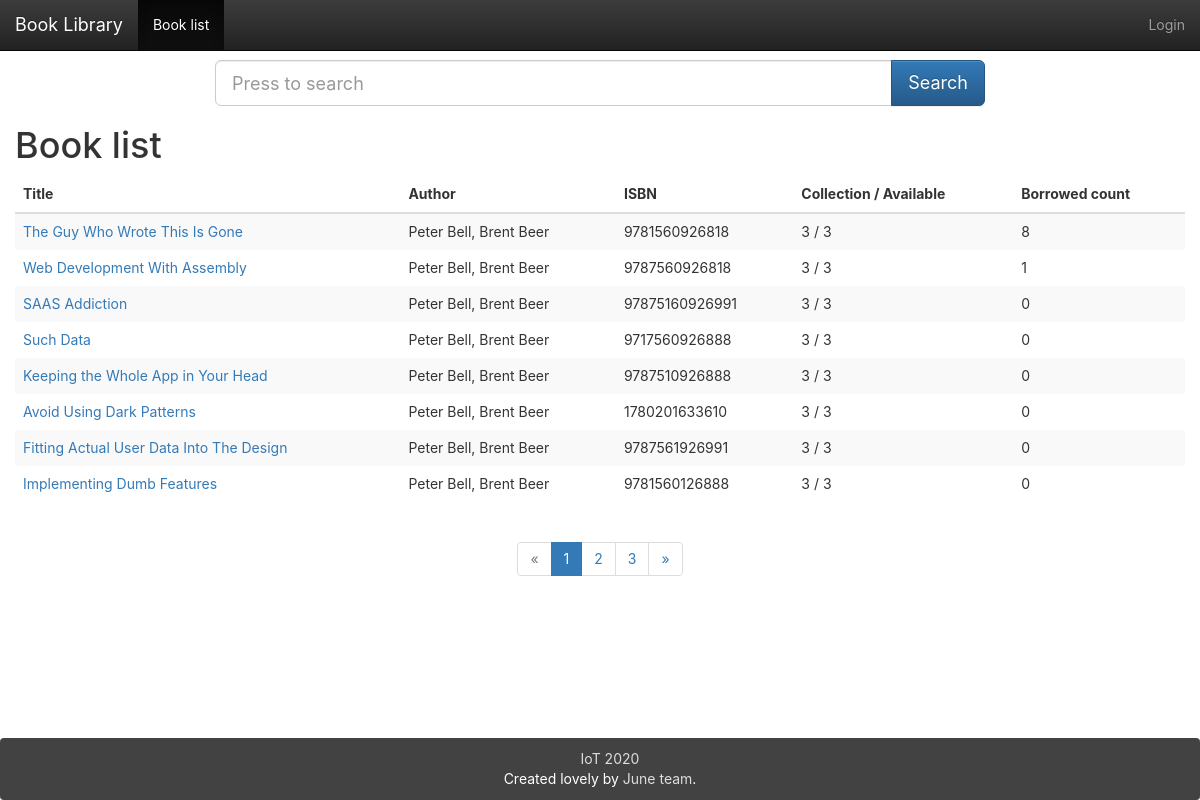
The page /books/ on the database its author committed.
### app/models.py (models this page shows, shortened)
class Book(db.Model):
    __tablename__ = 'books'
    id = db.Column(db.Integer, primary_key=True)
    isbn = db.Column(db.String(16), unique=True)
    title = db.Column(db.String(128))
    origin_title = db.Column(db.String(128))
    subtitle = db.Column(db.String(128))
    author = db.Column(db.String(128))
    translator = db.Column(db.String(64))
    publisher = db.Column(db.String(64))
    image = db.Column(db.String(128))
    pubdate = db.Column(db.String(32))
    pages = db.Column(db.Integer)
    price = db.Column(db.String(16))
    binding = db.Column(db.String(16))
    numbers = db.Column(db.Integer, default=5)
    summary = db.deferred(db.Column(db.Text, default=""))
    summary_html = db.deferred(db.Column(db.Text))
    catalog = db.deferred(db.Column(db.Text, default=""))
    catalog_html = db.deferred(db.Column(db.Text))
    hidden = db.Column(db.Boolean, default=0)
    transactions = db.relationship('Transaction',
                           backref=db.backref('book', lazy='joined'),
                           lazy='dynamic',
                           cascade='all, delete-orphan')
    logs = db.relationship('Log',
                           backref=db.backref('book', lazy='joined'),
                           lazy='dynamic',
                           cascade='all, delete-orphan')
    comments = db.relationship('Comment', backref='book',
                               lazy='dynamic',
                               cascade='all, delete-orphan')
    @property
    def tags_string(self):
        return ",".join([tag.name for tag in self.tags.all()])
    def can_borrow_number(self):
        return self.numbers - Log.query.filter_by(book_id=self.id, returned=0).count()

### app/main/book/views.py (the view)
@book.route('/')
def index():
    search_word = request.args.get('search', None)
    search_form = SearchForm()
    page = request.args.get('page', 1, type=int)
    the_books = Book.query
    if not current_user.can(Permission.UPDATE_BOOK_INFORMATION):
        the_books = Book.query.filter_by(hidden=0)
    if search_word:
        search_word = search_word.strip()
        the_books = the_books.filter(db.or_(
            Book.title.ilike(u"%%%s%%" % search_word), Book.author.ilike(u"%%%s%%" % search_word), Book.isbn.ilike(
                u"%%%s%%" % search_word), Book.tags.any(Tag.name.ilike(u"%%%s%%" % search_word)), Book.subtitle.ilike(
                u"%%%s%%" % search_word))).outerjoin(Log).group_by(Book.id).order_by(db.func.count(Log.id).desc())
        search_form.search.data = search_word
    else:
        the_books = Book.query.order_by(Book.id.desc())
    pagination = the_books.paginate(page, per_page=8)
    result_books = pagination.items
    return render_template("book.html", books=result_books, pagination=pagination, search_form=search_form,
                           title=u"Book list")

### app/main/book/forms.py
class SearchForm(FlaskForm):
    search = StringField(validators=[DataRequired()])
    submit = SubmitField(u"Search")

### app/main/index/views.py (called while the page is built)
@main.app_context_processor
def inject_permissions():
    return dict(Permission=Permission)

### app/models.py (called while the page is built)
    def can(self, permissions):
        return False

### app/main/book/templates/book.html (shortened to what this page needs)
{% extends "base.html" %}
{% from "bootstrap/pagination.html" import render_pagination %}
{% import "bootstrap/wtf.html" as wtf %}
{% block mycontent %}
    <div class="row">
        <div class="col-sm-8 col-sm-offset-2">
            <form class="form form-horizontal" method="get">
                <div class="input-group  input-group-lg">
                    {{ search_form.search(placeholder="Press to search",class_="form-control") }}
                <span class="input-group-btn">
                    <input class="btn btn-primary" id="submit" name="submit" type="submit" value="Search">
                </span>
                </div>
            </form>
        </div>
    </div>
    <h1>{{ title }}</h1>
    <table class="table table-striped table-hover">
        <thead>
        <tr>
            <th>Title</th>
            <th class="hidden-xs">Author</th>
            <th class="hidden-xs">ISBN</th>
            <th class="hidden-xs">Collection / Available</th>
            <th class="hidden-xs">Borrowed count</th>
        </tr>
        </thead>
        <tbody>
        {%- for book in books -%}
            <tr class="{% if book.hidden %}danger{% endif %} animated fadeIn delay-{{ loop.index0 }}">
                <td><a href="{{ url_for('book.detail',book_id=book.id) }}">{{ book.title }}</a>
                </td>
                <td class="hidden-xs">{{ book.author }}</td>
                <td class="hidden-xs">{{ book.isbn }}</td>
                <td class="hidden-xs">{{ book.numbers }} / {{ book.can_borrow_number() }}</td>
                <td class="hidden-xs">{{ book.logs.count() }}</td>
            </tr>
        {%- endfor -%}
        </tbody>
    </table>
    {% if pagination and pagination.pages > 1 %}
        <div class="container-fluid text-center">
            {{ render_pagination(pagination) }}
        </div>
    {% endif %}
{%- endblock -%}

### app/static/css/main.css (style rules this page uses)
html, body { height: 100%; width: 100%; margin: 0; padding: 0; }
.Site { display: -webkit-box; display: -moz-box; display: -ms-flexbox; display: -webkit-flex; display: flex; flex-direction: column; }
html, body, main { font-family: -apple-system, "Helvetica Neue", Helvetica, Arial, sans-serif; }
.animated { -webkit-animation-fill-mode: both; -moz-animation-fill-mode: both; -ms-animation-fill-mode: both; -o-animation-fill-mode: both; animation-fill-mode: both; -webkit-animation-duration: 1s; -moz-animation-duration: 1s; -ms-animation-duration: 1s; -o-animation-duration: 1s; animation-duration: 1s; }
.delay-0 { -webkit-animation-delay: .05s; -moz-animation-delay: .05s; -o-animation-delay: .05s; animation-delay: .05s; }
.delay-1 { -webkit-animation-delay: .10s; -moz-animation-delay: .10s; -o-animation-delay: .10s; animation-delay: .10s; }
.delay-2 { -webkit-animation-delay: .15s; -moz-animation-delay: .15s; -o-animation-delay: .15s; animation-delay: .15s; }
.delay-3 { -webkit-animation-delay: .20s; -moz-animation-delay: .20s; -o-animation-delay: .20s; animation-delay: .20s; }
.delay-4 { -webkit-animation-delay: .25s; -moz-animation-delay: .25s; -o-animation-delay: .25s; animation-delay: .25s; }
.delay-5 { -webkit-animation-delay: .30s; -moz-animation-delay: .30s; -o-animation-delay: .30s; animation-delay: .30s; }
.delay-6 { -webkit-animation-delay: .35s; -moz-animation-delay: .35s; -o-animation-delay: .35s; animation-delay: .35s; }
.delay-7 { -webkit-animation-delay: .40s; -moz-animation-delay: .40s; -o-animation-delay: .40s; animation-delay: .40s; }
.fadeIn { -webkit-animation-name: fadeIn; -moz-animation-name: fadeIn; -o-animation-name: fadeIn; animation-name: fadeIn; }
.table.table-striped { border: none; }
.table.table-striped td { border: none; }

### rows shown on the page
Book: title "The Guy Who Wrote This Is Gone", author "Peter Bell, Brent Beer", isbn "9781560926818", numbers "3", can_borrow_number "3", logs.count "8"
Book: title "Web Development With Assembly", author "Peter Bell, Brent Beer", isbn "9787560926818", numbers "3", can_borrow_number "3", logs.count "1"
Book: title "SAAS Addiction", author "Peter Bell, Brent Beer", isbn "97875160926991", numbers "3", can_borrow_number "3", logs.count "0"
Book: title "Such Data", author "Peter Bell, Brent Beer", isbn "9717560926888", numbers "3", can_borrow_number "3", logs.count "0"
Book: title "Keeping the Whole App in Your Head", author "Peter Bell, Brent Beer", isbn "9787510926888", numbers "3", can_borrow_number "3", logs.count "0"
Book: title "Avoid Using Dark Patterns", author "Peter Bell, Brent Beer", isbn "1780201633610", numbers "3", can_borrow_number "3", logs.count "0"
Book: title "Fitting Actual User Data Into The Design", author "Peter Bell, Brent Beer", isbn "9787561926991", numbers "3", can_borrow_number "3", logs.count "0"
Book: title "Implementing Dumb Features", author "Peter Bell, Brent Beer", isbn "9781560126888", numbers "3", can_borrow_number "3", logs.count "0"

### other values the page prints
{{ title }} "Book list"
{{ render_pagination(pagination) }} "« 1 2 3 »"
